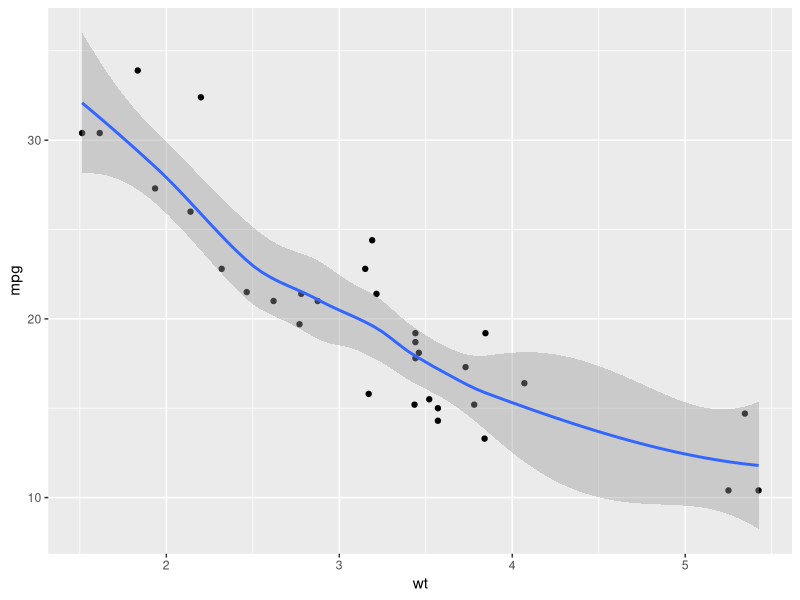
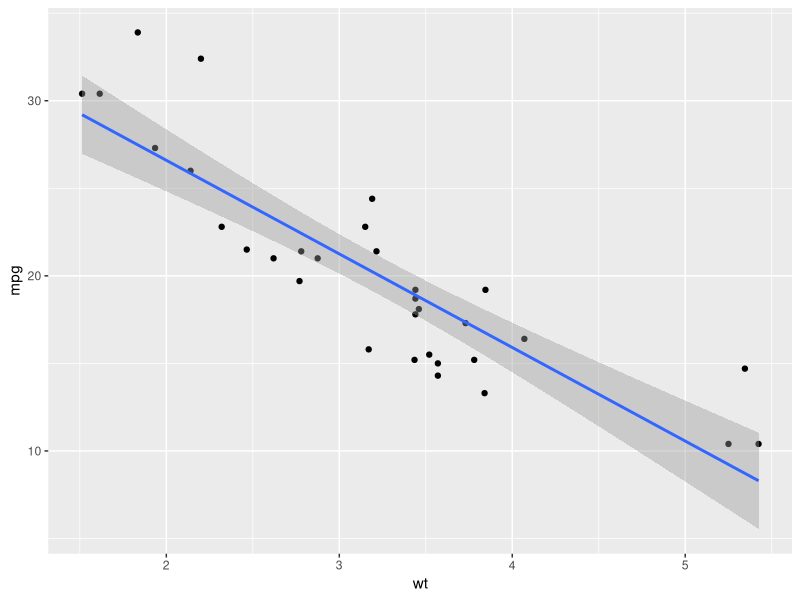
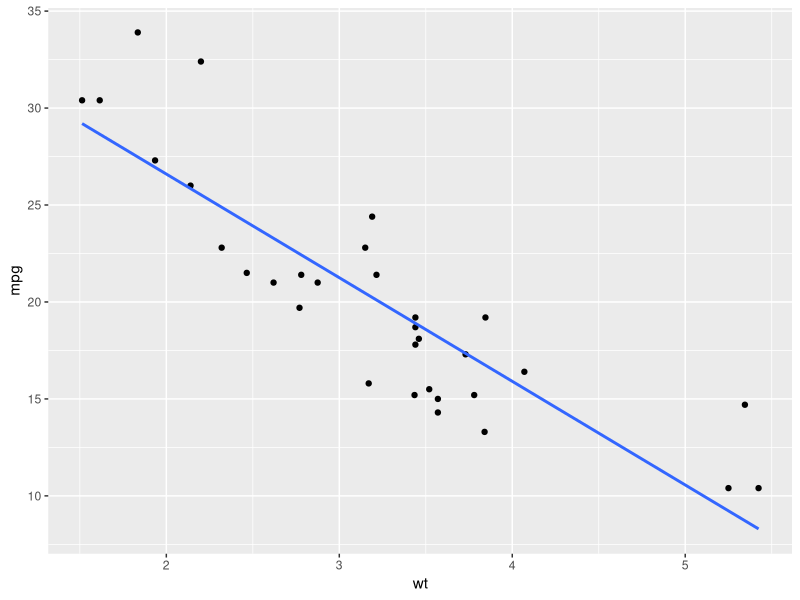
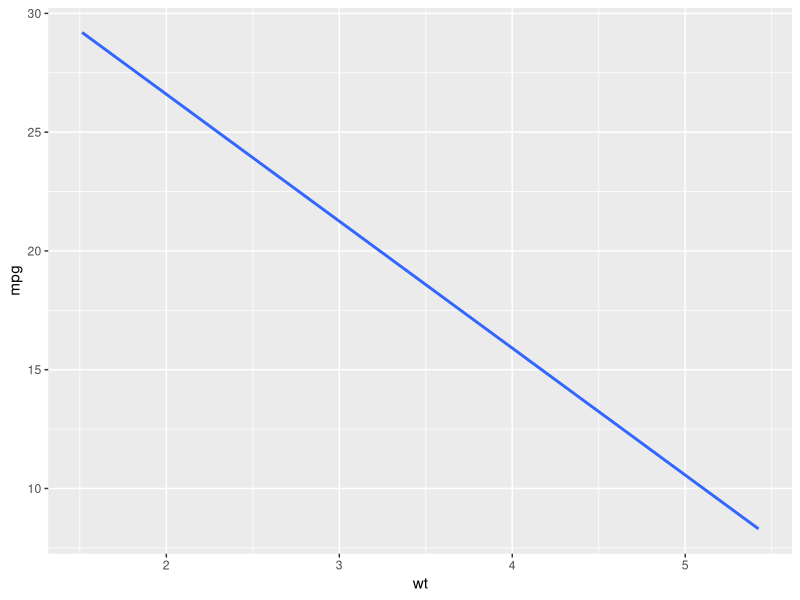
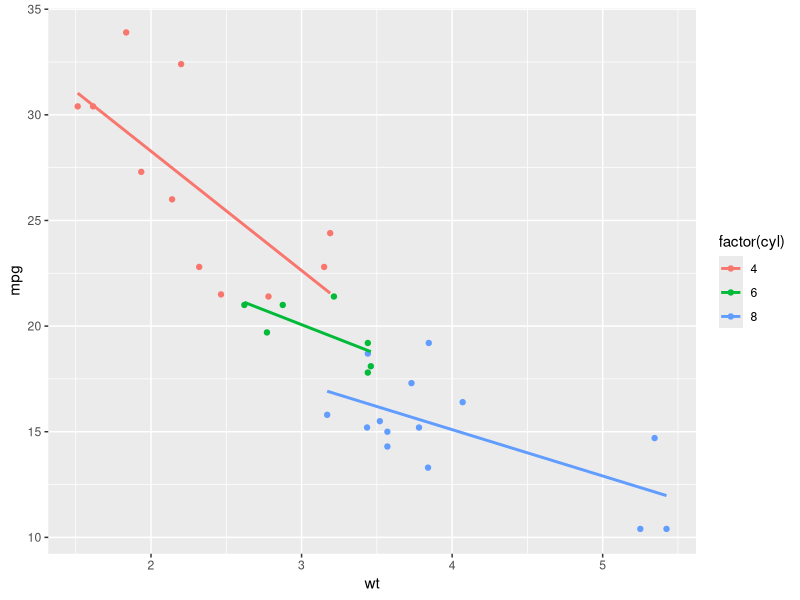
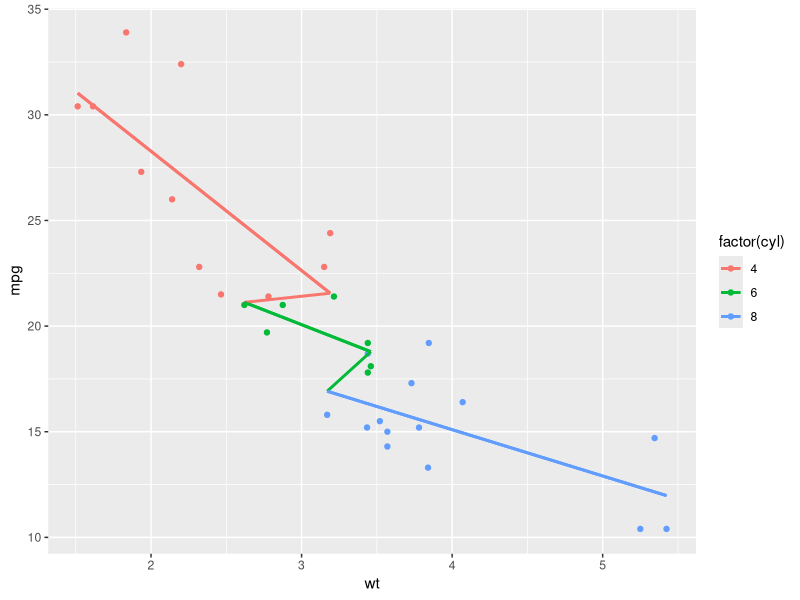
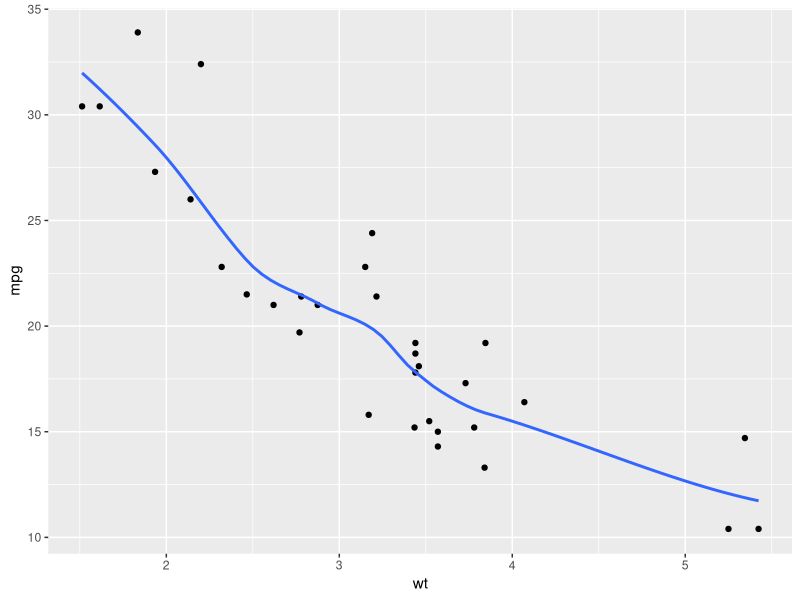
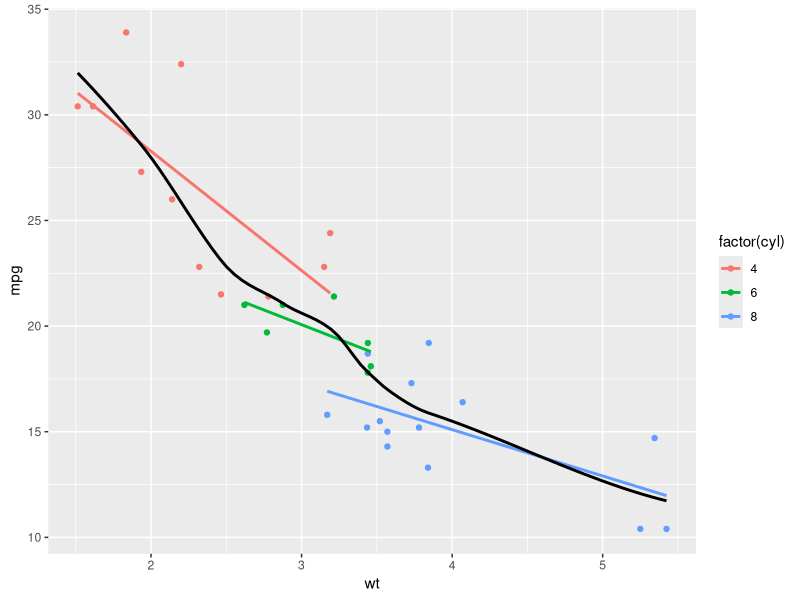

Source code (R) for these figures, in order:
## ---- chunk 1
knitr::opts_chunk$set(error = TRUE, collapse = TRUE, comment = "#>")
## ---- chunk 2
library(readr)
library(dplyr)
library(ggplot2)
library(tidyr)
library(skimr)
library(knitr)
library(kableExtra)
library(RColorBrewer)
## ---- chunk 3
mtcars_tbl <- as_tibble(mtcars)

glimpse(mtcars_tbl)

kable(head(mtcars_tbl)) %>% 
  kable_styling(bootstrap_options = "striped", full_width = F)
## ---- chunk 4

par(mfrow = c(2, 2))

# A scatter plot with LOESS smooth
ggplot(mtcars, aes(x = wt, y = mpg)) +
  geom_point() +
  geom_smooth(method = "loess")


# A scatter plot with an ordinary Least Squares linear model
ggplot(mtcars, aes(x = wt, y = mpg)) +
  geom_point() +
  geom_smooth(method = "lm")


# The previous plot, without CI ribbon
ggplot(mtcars, aes(x = wt, y = mpg)) +
  geom_point() +
  geom_smooth(method = "lm", se=FALSE)

# The previous plot, without points
ggplot(mtcars, aes(x = wt, y = mpg)) +
  stat_smooth(method = "lm", se=FALSE)
## ---- chunk 5
# 1 - Define cyl as a factor variable
ggplot(mtcars, aes(x = wt, y = mpg, col = factor(cyl))) +
  geom_point() +
  stat_smooth(method = "lm", se = FALSE)

# 2 - Plot 1, plus another stat_smooth() containing a nested aes()
ggplot(mtcars, aes(x = wt, y = mpg, col = factor(cyl))) +
  geom_point() +
  stat_smooth(method = "lm", se = FALSE) +
  stat_smooth(method = "lm", se = FALSE, group = 1)
## ---- chunk 6

par(mfrow = c(2, 2))

# Plot 1: change the LOESS span
ggplot(mtcars, aes(x = wt, y = mpg)) +
  geom_point() +
  # Add span below
  geom_smooth(se = FALSE, span = 0.7)

# Plot 2: Set the second stat_smooth() to use LOESS with a span of 0.7
ggplot(mtcars, aes(x = wt, y = mpg, col = factor(cyl))) +
  geom_point() +
  stat_smooth(method = "lm", se = FALSE) +
  # Change method and add span below
  stat_smooth(method = "loess", aes(group = 1),
              se = FALSE, col = "black", span = 0.7)

# Plot 3: Set col to "All", inside the aes layer of stat_smooth()
ggplot(mtcars, aes(x = wt, y = mpg, col = factor(cyl))) +
  geom_point() +
  stat_smooth(method = "lm", se = FALSE) +
  stat_smooth(method = "loess",
              # Add col inside aes()
              aes(group = 1, col = "All"),
              # Remove the col argument below
              se = FALSE, span = 0.7)

# Plot 4: Add scale_color_manual to change the colors
myColors <- c(brewer.pal(3, "Dark2"), "black")
ggplot(mtcars, aes(x = wt, y = mpg, col = factor(cyl))) +
  geom_point() +
  stat_smooth(method = "lm", se = FALSE, span = 0.7) +
  stat_smooth(method = "loess", 
              aes(group = 1, col="All"), 
              se = FALSE, span = 0.7) +
  # Add correct arguments to scale_color_manual
  scale_color_manual("Cylinders", values = myColors)
## ---- chunk 7
set.seed(123)

xx <- rnorm(100)

mean(xx)

mean(xx) + (sd(xx) * c(-1, 1))

library(Hmisc)
smean.sdl(xx, mult = 1)

# ggplot2
mean_sdl(xx, mult = 1)

# we can use this in ggplot2 by calling the fun.data function
p <- ggplot(iris, aes(x = Species, y = Sepal.Length)) 

p + stat_summary(fun.data = mean_sdl, fun.args = list(mult = 1))


## ---- chunk 8
ggplot(iris, aes(x = Species, y = Sepal.Length)) + 
  stat_summary(fun.y = mean, geom = "point") + 
  stat_summary(fun.data = mean_sdl, 
                 fun.args = list(mult = 1), 
                 geom = "errorbar", width = 0.1)

ggplot(iris, aes(x = Species, y = Sepal.Length)) + 
  stat_summary(fun.y = mean, geom = "bar", fill = "skyblue") + 
  stat_summary(fun.data = mean_sdl, fun.args = list(mult = 1),
               geom = "errorbar", width = 0.1)

## ---- chunk 9
ERR <- qt(0.975, length(xx) - 1) * (sd(xx) / sqrt(length(xx)))

mean(xx) + (ERR* c(-1, 1))
            
smean.cl.normal(xx)

mean_cl_normal(xx)

ggplot(iris, aes(x = Species, y = Sepal.Length)) + 
  stat_summary(fun.data = mean_cl_normal, width = 0.1)
## ---- chunk 10
library(MASS)
mam.new <- data.frame(body = log10(mammals$body))
ggplot(mam.new, aes(x = body)) + 
  geom_histogram(aes( y = ..density..)) + 
  geom_rug() + 
  stat_function(fun = dnorm, colour = "red", 
                arg = list(mean = mean(mam.new$body),
                           sd = sd(mam.new$body)))

# QQplot

mam.new$slope <- diff(quantile(mam.new$body, c(0.25, 0.75))) /
diff(qnorm(c(0.25, 0.75)))
mam.new$int <- quantile(mam.new$body, 0.25) -
mam.new$slope * qnorm(0.25)
ggplot(mam.new, aes(sample = body)) + 
  stat_qq() + 
  geom_abline(aes(slope = slope, intercept = int), col = "red")
## ---- chunk 11
# Display structure of mtcars
str(mtcars)

# Convert cyl and am to factors
mtcars$cyl <- factor(mtcars$cyl)
mtcars$am <- factor(mtcars$am)

# Define positions
posn.d <- position_dodge(width = 0.1)
posn.jd <- position_jitterdodge(jitter.width = 0.1, dodge.width = 0.2)
posn.j <- position_jitter(width = 0.2)

# Base layers
wt.cyl.am <- ggplot(mtcars, aes(x = cyl, y = wt, col = am, fill = am, group = am))

# Plot 1: Jittered, dodged scatter plot with transparent points
wt.cyl.am +
  geom_point(position = posn.jd, alpha = 0.6)

# Plot 2: Mean and SD - the easy way
wt.cyl.am +
  stat_summary(fun.data = mean_sdl, fun.args = list(mult = 1), position = posn.d) 
  
# Plot 3: Mean and 95% CI - the easy way
wt.cyl.am +
  stat_summary(fun.data = mean_cl_normal, position = posn.d)

# Plot 4: Mean and SD - with T-tipped error bars - fill in ___
wt.cyl.am +
  stat_summary(geom = "point", fun.y = mean,
               position = posn.d) +
  stat_summary(geom = "errorbar", fun.data = mean_sdl,
               position = posn.d, fun.args = list(mult = 1), width = 0.1)





## ---- chunk 12
xx <- seq(1, 100, 1)

# Function to save range for use in ggplot
gg_range <- function(x) {
  # Change x below to return the instructed values
  data.frame(ymin = min(x), # Min
             ymax = max(x)) # Max
}

gg_range(xx)

# Function to Custom function
med_IQR <- function(x) {
  # Change x below to return the instructed values
  data.frame(y = median(x), # Median
             ymin = quantile(x)[2], # 1st quartile
             ymax = quantile(x)[4])  # 3rd quartile
}

med_IQR(xx)
## ---- chunk 13
wt.cyl.am +
  stat_summary(geom = "linerange", fun.data = med_IQR,
               position = posn.d, size = 3) +
  stat_summary(geom = "linerange", fun.data = gg_range,
               position = posn.d, size = 3,
               alpha = 0.4) +
  stat_summary(geom = "point", fun.y = median,
               position = posn.d, size = 3,
               col = "black", shape = "X")
